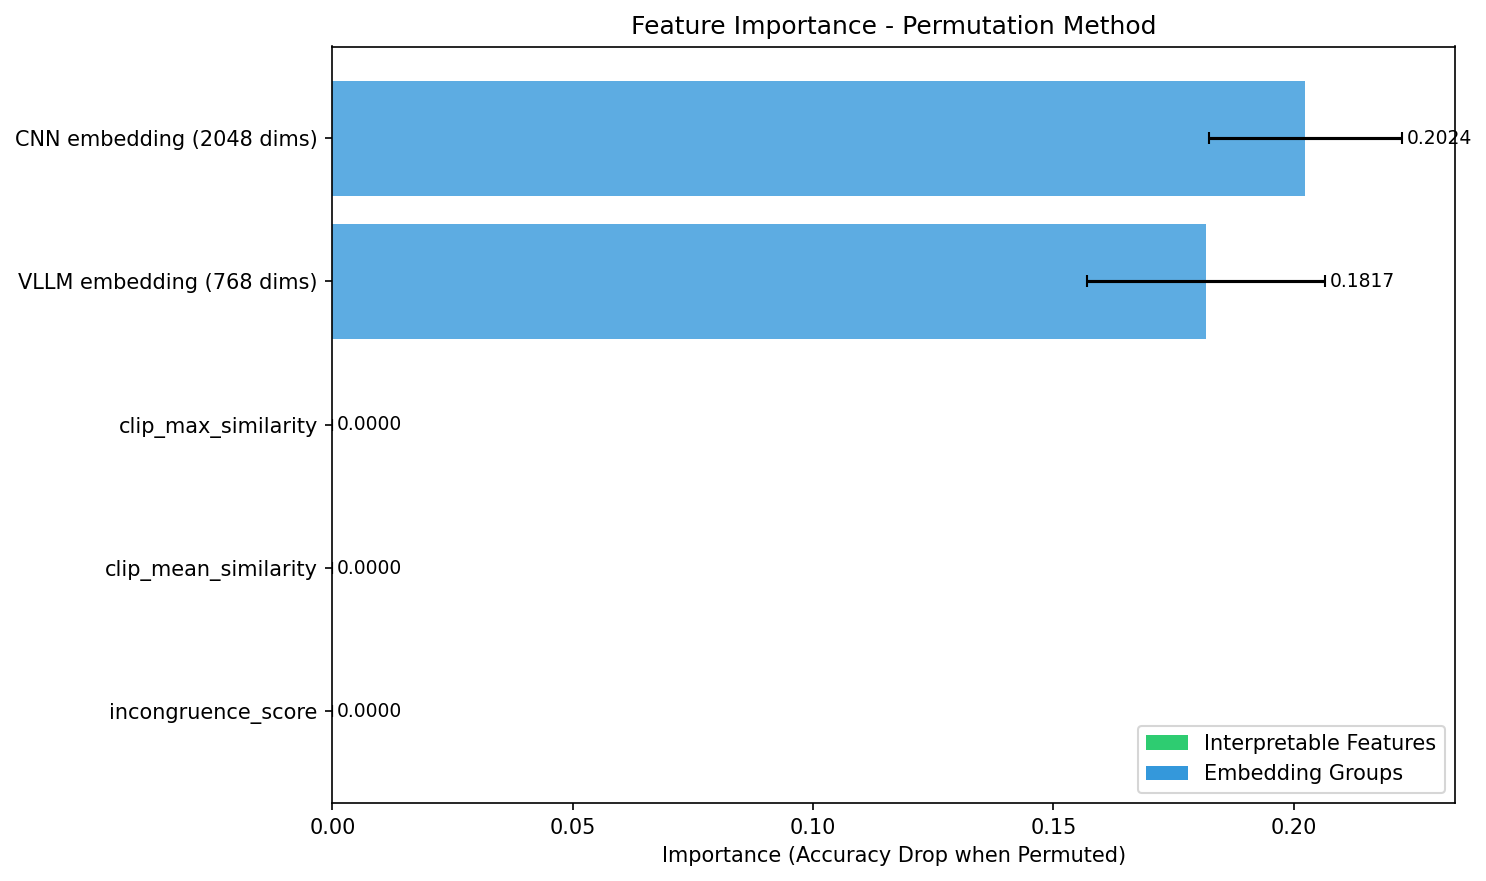

The script that saved this image:
"""
Feature importance analysis for the Late Fusion neural network model.
Uses permutation importance to measure how much each feature/feature group
contributes to model performance.
"""
import torch
import pandas as pd
import numpy as np
import matplotlib.pyplot as plt
import os
import re
from tqdm import tqdm

from late_fusion import ClickbaitClassifier

# Paths
SCRIPT_DIR = os.path.dirname(os.path.abspath(__file__))
PROJECT_ROOT = os.path.abspath(os.path.join(SCRIPT_DIR, "..", ".."))
DATA_DIR = os.path.join(PROJECT_ROOT, "CreateML", "datasets", "cnn_vllm_clip_max_mean_incong")
MODEL_PATH = os.path.join(SCRIPT_DIR, "cnn_vllm_clip_max_mean_incong.pth")

test_path = os.path.join(DATA_DIR, "test.parquet")
train_path = os.path.join(DATA_DIR, "train.parquet")

# Embedding prefixes
EMBEDDING_PREFIXES = ['cnn_', 'vllm_', 'sent_emb_']


def get_embedding_cols(columns, prefix):
    """Get all columns matching an embedding prefix."""
    pattern = re.compile(f'^{prefix}\\d+$')
    return sorted([col for col in columns if pattern.match(col)],
                  key=lambda x: int(x.split('_')[-1]))


def get_interpretable_features(columns):
    """Get list of interpretable (non-embedding) feature columns."""
    exclude = ['video_id', 'clickbait_label']
    all_embedding_cols = set()
    for prefix in EMBEDDING_PREFIXES:
        all_embedding_cols.update(get_embedding_cols(columns, prefix))
    return [col for col in columns
            if col not in exclude and col not in all_embedding_cols]


def load_model(model_path, input_dim, device):
    """Load trained model."""
    model = ClickbaitClassifier(input_dim)
    model.load_state_dict(torch.load(model_path, map_location=device, weights_only=True))
    model.to(device)
    model.eval()
    return model


def get_accuracy(model, X, y, device):
    """Calculate model accuracy."""
    model.eval()
    with torch.no_grad():
        X_tensor = torch.FloatTensor(X).to(device)
        outputs = model(X_tensor)
        preds = (outputs.cpu().numpy() >= 0.5).astype(int).flatten()
    return np.mean(preds == y)


def permutation_importance(model, X, y, feature_indices, device, n_repeats=10):
    """
    Calculate permutation importance for a set of features.

    Args:
        model: Trained model
        X: Feature matrix
        y: Labels
        feature_indices: List of column indices to permute together
        device: torch device
        n_repeats: Number of permutation repeats

    Returns:
        Mean importance score (accuracy drop)
    """
    baseline_acc = get_accuracy(model, X, y, device)

    importance_scores = []
    for _ in range(n_repeats):
        X_permuted = X.copy()
        # Shuffle the specified columns together
        perm_idx = np.random.permutation(len(X))
        X_permuted[:, feature_indices] = X_permuted[perm_idx][:, feature_indices]

        permuted_acc = get_accuracy(model, X_permuted, y, device)
        importance_scores.append(baseline_acc - permuted_acc)

    return np.mean(importance_scores), np.std(importance_scores)


def calculate_feature_importance(model, X, y, columns, device, n_repeats=10):
    """
    Calculate importance for interpretable features and embedding groups.
    """
    col_to_idx = {col: idx for idx, col in enumerate(columns)}

    results = {}

    # Get interpretable features
    interpretable = get_interpretable_features(columns)

    # Calculate importance for each interpretable feature
    print("\nCalculating importance for interpretable features...")
    for feat in tqdm(interpretable, desc="Interpretable features"):
        if feat in col_to_idx:
            idx = [col_to_idx[feat]]
            mean_imp, std_imp = permutation_importance(model, X, y, idx, device, n_repeats)
            results[feat] = {'mean': mean_imp, 'std': std_imp, 'type': 'interpretable'}

    # Calculate importance for embedding groups
    print("\nCalculating importance for embedding groups...")
    for prefix in tqdm(EMBEDDING_PREFIXES, desc="Embedding groups"):
        emb_cols = get_embedding_cols(columns, prefix)
        if emb_cols:
            indices = [col_to_idx[col] for col in emb_cols if col in col_to_idx]
            if indices:
                mean_imp, std_imp = permutation_importance(model, X, y, indices, device, n_repeats)
                name = f"{prefix.rstrip('_').upper()} embedding ({len(indices)} dims)"
                results[name] = {'mean': mean_imp, 'std': std_imp, 'type': 'embedding'}

    return results


def plot_feature_importance(results, save_path=None):
    """Create bar plot of feature importance."""
    # Sort by importance
    sorted_items = sorted(results.items(), key=lambda x: x[1]['mean'], reverse=True)

    names = [item[0] for item in sorted_items]
    means = [item[1]['mean'] for item in sorted_items]
    stds = [item[1]['std'] for item in sorted_items]
    types = [item[1]['type'] for item in sorted_items]

    # Colors based on type
    colors = ['#2ecc71' if t == 'interpretable' else '#3498db' for t in types]

    fig, ax = plt.subplots(figsize=(10, 6))

    y_pos = np.arange(len(names))
    bars = ax.barh(y_pos, means, xerr=stds, color=colors, capsize=3, alpha=0.8)

    ax.set_yticks(y_pos)
    ax.set_yticklabels(names)
    ax.invert_yaxis()  # Highest importance at top
    ax.set_xlabel('Importance (Accuracy Drop when Permuted)')
    ax.set_title('Feature Importance - Permutation Method')

    # Add legend
    from matplotlib.patches import Patch
    legend_elements = [
        Patch(facecolor='#2ecc71', label='Interpretable Features'),
        Patch(facecolor='#3498db', label='Embedding Groups')
    ]
    ax.legend(handles=legend_elements, loc='lower right')

    # Add value labels
    for i, (mean, std) in enumerate(zip(means, stds)):
        ax.text(mean + std + 0.001, i, f'{mean:.4f}', va='center', fontsize=9)

    plt.tight_layout()

    if save_path:
        plt.savefig(save_path, dpi=150, bbox_inches='tight')
        print(f"\nPlot saved to: {save_path}")

    plt.show()


if __name__ == "__main__":
    device = torch.device('cuda' if torch.cuda.is_available() else 'cpu')
    print(f"Using device: {device}")

    # Load data
    print("\nLoading data...")
    df_test = pd.read_parquet(test_path)
    df_train = pd.read_parquet(train_path)

    label_col = "clickbait_label"

    # Prepare features
    feature_cols = [col for col in df_test.columns if col not in [label_col, 'video_id']]
    numeric_cols = df_test[feature_cols].select_dtypes(include=[np.number]).columns.tolist()

    X_test = df_test[numeric_cols].values.astype(np.float32)
    y_test = df_test[label_col].values

    # Get input dim from training data
    train_feature_cols = [col for col in df_train.columns if col not in [label_col, 'video_id']]
    train_numeric_cols = df_train[train_feature_cols].select_dtypes(include=[np.number]).columns.tolist()
    input_dim = len(train_numeric_cols)

    print(f"Test samples: {len(X_test)}")
    print(f"Features: {len(numeric_cols)}")

    # Load model
    print(f"\nLoading model...")
    model = load_model(MODEL_PATH, input_dim, device)

    # Calculate baseline accuracy
    baseline_acc = get_accuracy(model, X_test, y_test, device)
    print(f"Baseline accuracy: {baseline_acc:.4f}")

    # Calculate feature importance
    print("\n" + "="*60)
    print("CALCULATING FEATURE IMPORTANCE")
    print("="*60)

    results = calculate_feature_importance(
        model, X_test, y_test, numeric_cols, device, n_repeats=10
    )

    # Print results
    print("\n" + "="*60)
    print("FEATURE IMPORTANCE RESULTS")
    print("="*60)
    print(f"\n{'Feature':<45} {'Importance':>12} {'Std':>10}")
    print("-" * 70)

    sorted_results = sorted(results.items(), key=lambda x: x[1]['mean'], reverse=True)
    for name, vals in sorted_results:
        print(f"{name:<45} {vals['mean']:>12.4f} {vals['std']:>10.4f}")

    # Plot
    plot_path = os.path.join(SCRIPT_DIR, "feature_importance.png")
    plot_feature_importance(results, save_path=plot_path)

    # Interpretation
    print("\n" + "="*60)
    print("INTERPRETATION")
    print("="*60)
    print("""
Importance score = accuracy drop when feature is randomly shuffled.
- Higher values = more important (model relies on this feature)
- Near zero = feature contributes little to predictions
- Negative = shuffling improves accuracy (possible overfitting)

Note: Embedding groups are shuffled together, so their importance
reflects the combined contribution of all dimensions.
""")
